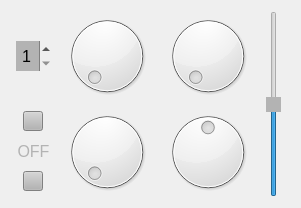
   <widget class="QWidget" name="layoutWidget">
    <property name="geometry">
     <rect>
      <x>17</x>
      <y>160</y>
      <width>301</width>
      <height>190</height>
     </rect>
    </property>
    <layout class="QGridLayout" name="gridLayout">
     <item row="0" column="1">
      <widget class="ParameterKnob" name="detuneDialA">
       <property name="minimumSize">
        <size>
         <width>90</width>
         <height>90</height>
        </size>
       </property>
       <property name="maximumSize">
        <size>
         <width>90</width>
         <height>90</height>
        </size>
       </property>
       <property name="focusPolicy">
        <enum>Qt::FocusPolicy::NoFocus</enum>
       </property>
       <property name="styleSheet">
        <string notr="true">image: url(:/Images/Images/DialRound.png);</string>
       </property>
       <property name="maximum">
        <number>100</number>
       </property>
       <property name="orientation">
        <enum>Qt::Orientation::Vertical</enum>
       </property>
      </widget>
     </item>
     <item row="0" column="2">
      <widget class="ParameterKnob" name="unisonWidthDialA">
       <property name="minimumSize">
        <size>
         <width>90</width>
         <height>90</height>
        </size>
       </property>
       <property name="maximumSize">
        <size>
         <width>90</width>
         <height>90</height>
        </size>
       </property>
       <property name="focusPolicy">
        <enum>Qt::FocusPolicy::NoFocus</enum>
       </property>
       <property name="styleSheet">
        <string notr="true">image: url(:/Images/Images/DialRound.png);</string>
       </property>
       <property name="maximum">
        <number>100</number>
       </property>
       <property name="orientation">
        <enum>Qt::Orientation::Vertical</enum>
       </property>
      </widget>
     </item>
     <item row="1" column="1">
      <widget class="ParameterKnob" name="modulationDialA">
       <property name="minimumSize">
        <size>
         <width>90</width>
         <height>90</height>
        </size>
       </property>
       <property name="maximumSize">
        <size>
         <width>90</width>
         <height>90</height>
        </size>
       </property>
       <property name="focusPolicy">
        <enum>Qt::FocusPolicy::NoFocus</enum>
       </property>
       <property name="styleSheet">
        <string notr="true">image: url(:/Images/Images/DialRound.png);</string>
       </property>
       <property name="maximum">
        <number>100</number>
       </property>
       <property name="orientation">
        <enum>Qt::Orientation::Vertical</enum>
       </property>
      </widget>
     </item>
     <item row="0" column="3" rowspan="2">
      <widget class="QSlider" name="volumeFaderA">
       <property name="sizePolicy">
        <sizepolicy hsizetype="Expanding" vsizetype="Expanding">
         <horstretch>50</horstretch>
         <verstretch>0</verstretch>
        </sizepolicy>
       </property>
       <property name="minimumSize">
        <size>
         <width>20</width>
         <height>0</height>
        </size>
       </property>
       <property name="maximumSize">
        <size>
         <width>20</width>
         <height>16777215</height>
        </size>
       </property>
       <property name="sizeIncrement">
        <size>
         <width>0</width>
         <height>0</height>
        </size>
       </property>
       <property name="baseSize">
        <size>
         <width>0</width>
         <height>0</height>
        </size>
       </property>
       <property name="focusPolicy">
        <enum>Qt::FocusPolicy::NoFocus</enum>
       </property>
       <property name="styleSheet">
        <string notr="true">QSlider::handle {
	background-color: rgb(179, 179, 179);
}</string>
       </property>
       <property name="maximum">
        <number>100</number>
       </property>
       <property name="value">
        <number>50</number>
       </property>
       <property name="orientation">
        <enum>Qt::Orientation::Vertical</enum>
       </property>
      </widget>
     </item>
     <item row="0" column="0">
      <widget class="QSpinBox" name="unisonSelectorA">
       <property name="minimumSize">
        <size>
         <width>35</width>
         <height>30</height>
        </size>
       </property>
       <property name="maximumSize">
        <size>
         <width>35</width>
         <height>30</height>
        </size>
       </property>
       <property name="font">
        <font>
         <pointsize>12</pointsize>
        </font>
       </property>
       <property name="focusPolicy">
        <enum>Qt::FocusPolicy::NoFocus</enum>
       </property>
       <property name="styleSheet">
        <string notr="true">background-color: rgb(179, 179, 179);
color: rgb(0, 0, 0);
border-color: rgb(0, 0, 0);
background-image: url(:/Images/Images/Button.png);





</string>
       </property>
       <property name="frame">
        <bool>false</bool>
       </property>
       <property name="alignment">
        <set>Qt::AlignmentFlag::AlignCenter</set>
       </property>
       <property name="readOnly">
        <bool>false</bool>
       </property>
       <property name="buttonSymbols">
        <enum>QAbstractSpinBox::ButtonSymbols::UpDownArrows</enum>
       </property>
       <property name="keyboardTracking">
        <bool>false</bool>
       </property>
       <property name="minimum">
        <number>1</number>
       </property>
       <property name="maximum">
        <number>8</number>
       </property>
      </widget>
     </item>
     <item row="1" column="0">
      <layout class="QVBoxLayout" name="verticalLayout" stretch="0,0,0">
       <property name="leftMargin">
        <number>0</number>
       </property>
       <item>
        <layout class="QHBoxLayout" name="horizontalLayout_2">
         <property name="sizeConstraint">
          <enum>QLayout::SizeConstraint::SetFixedSize</enum>
         </property>
         <item>
          <widget class="QPushButton" name="modulationUpA">
           <property name="sizePolicy">
            <sizepolicy hsizetype="Preferred" vsizetype="Fixed">
             <horstretch>0</horstretch>
             <verstretch>0</verstretch>
            </sizepolicy>
           </property>
           <property name="minimumSize">
            <size>
             <width>20</width>
             <height>20</height>
            </size>
           </property>
           <property name="maximumSize">
            <size>
             <width>20</width>
             <height>20</height>
            </size>
           </property>
           <property name="baseSize">
            <size>
             <width>0</width>
             <height>0</height>
            </size>
           </property>
           <property name="focusPolicy">
            <enum>Qt::FocusPolicy::NoFocus</enum>
           </property>
           <property name="styleSheet">
            <string notr="true">background-color: rgb(179, 179, 179);</string>
           </property>
           <property name="text">
            <string/>
           </property>
          </widget>
         </item>
        </layout>
       </item>
       <item>
        <widget class="QLabel" name="modulationLabelA">
         <property name="minimumSize">
          <size>
           <width>35</width>
           <height>20</height>
          </size>
         </property>
         <property name="maximumSize">
          <size>
           <width>35</width>
           <height>20</height>
          </size>
         </property>
         <property name="font">
          <font>
           <pointsize>12</pointsize>
          </font>
         </property>
         <property name="styleSheet">
          <string notr="true">color: rgb(179, 179, 179);</string>
         </property>
         <property name="text">
          <string>OFF</string>
         </property>
         <property name="scaledContents">
          <bool>false</bool>
         </property>
         <property name="alignment">
          <set>Qt::AlignmentFlag::AlignBottom|Qt::AlignmentFlag::AlignHCenter</set>
         </property>
         <property name="indent">
          <number>-1</number>
         </property>
        </widget>
       </item>
       <item>
        <layout class="QHBoxLayout" name="horizontalLayout_3">
         <item>
          <widget class="QPushButton" name="modulationDownA">
           <property name="minimumSize">
            <size>
             <width>20</width>
             <height>20</height>
            </size>
           </property>
           <property name="maximumSize">
            <size>
             <width>20</width>
             <height>20</height>
            </size>
           </property>
           <property name="focusPolicy">
            <enum>Qt::FocusPolicy::NoFocus</enum>
           </property>
           <property name="styleSheet">
            <string notr="true">background-color: rgb(179, 179, 179);</string>
           </property>
           <property name="text">
            <string/>
           </property>
          </widget>
         </item>
        </layout>
       </item>
      </layout>
     </item>
     <item row="1" column="2">
      <widget class="ParameterKnob" name="panDialA">
       <property name="minimumSize">
        <size>
         <width>90</width>
         <height>90</height>
        </size>
       </property>
       <property name="maximumSize">
        <size>
         <width>90</width>
         <height>90</height>
        </size>
       </property>
       <property name="focusPolicy">
        <enum>Qt::FocusPolicy::NoFocus</enum>
       </property>
       <property name="styleSheet">
        <string notr="true">image: url(:/Images/Images/DialRound.png);</string>
       </property>
       <property name="maximum">
        <number>100</number>
       </property>
       <property name="value">
        <number>50</number>
       </property>
       <property name="orientation">
        <enum>Qt::Orientation::Vertical</enum>
       </property>
      </widget>
     </item>
    </layout>
   </widget>
